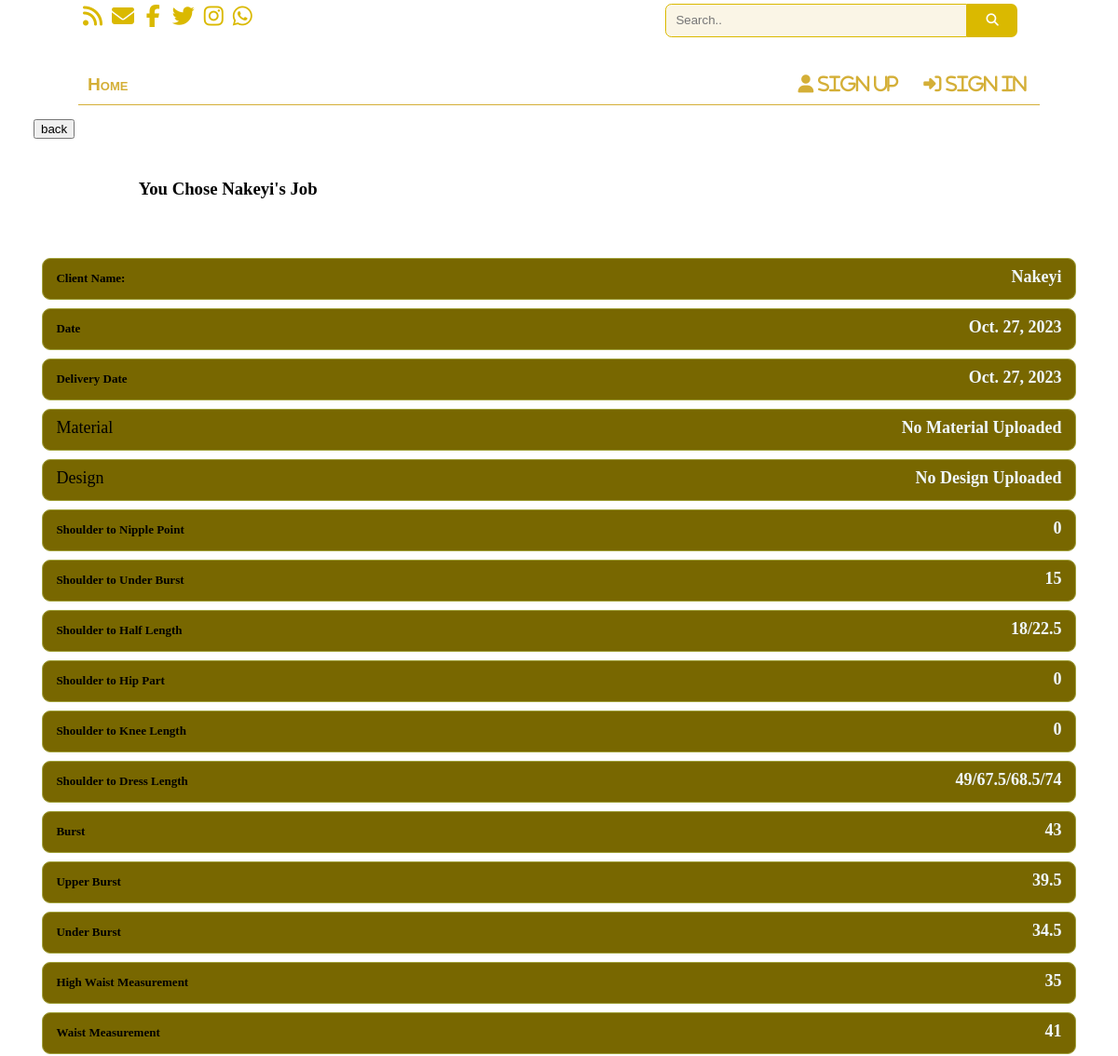
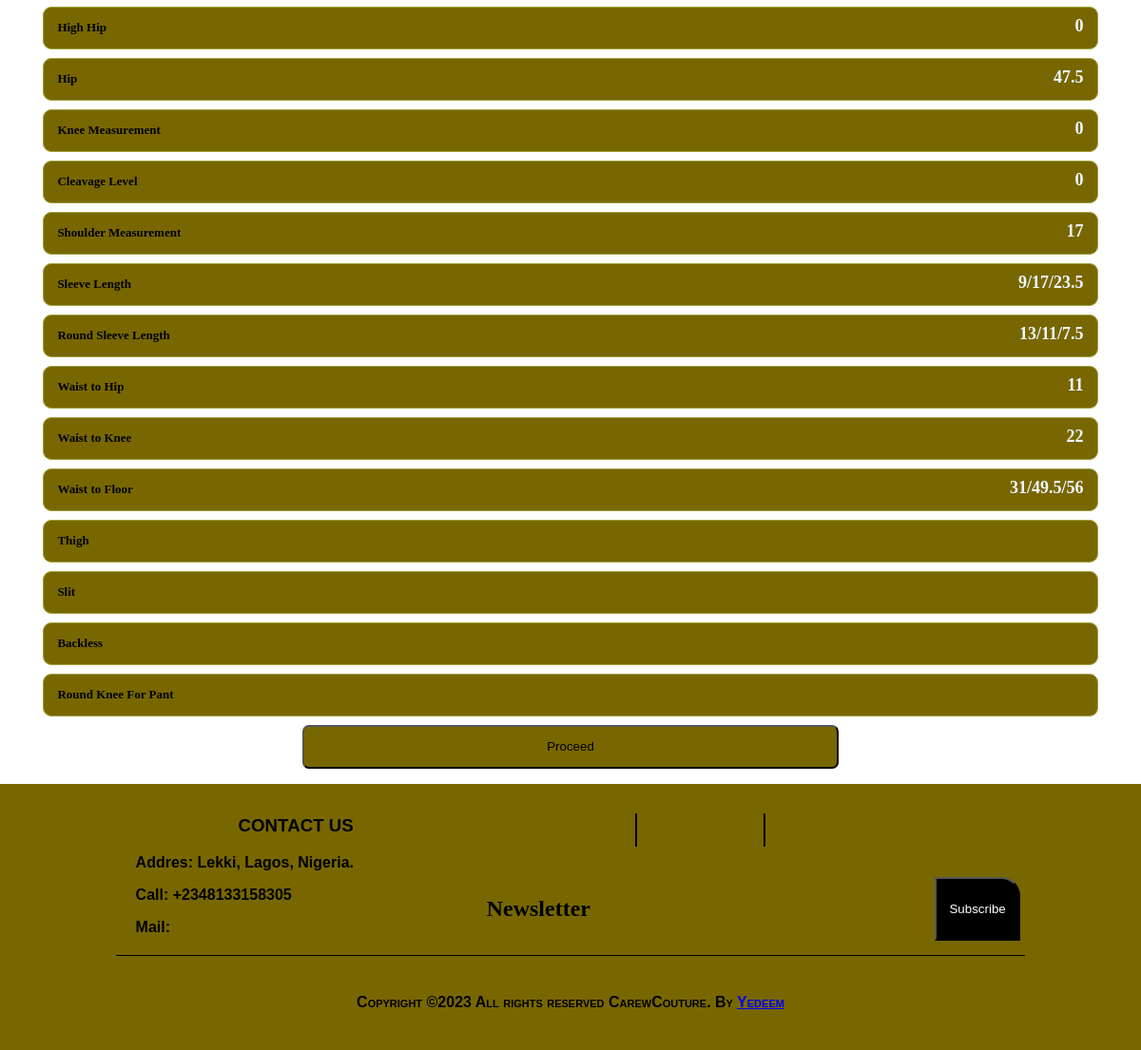
Page /jobs/view/1 on the committed database (2 pictures, top to bottom).
### Jobs/models.py (models this page shows, shortened)
class Jobs(models.Model):
    Client_Name = models.CharField(max_length=100)
    Date = models.DateField(default=date.today())
    Delivery_Date = models.DateField(max_length=150, default=deliveryDay,)
    Material = models.FileField(upload_to="designs/%y", validators=[file_size], blank=True)
    Design = models.FileField(upload_to="designs/%y", validators=[file_size], blank=True)
    Shoulder_to_nipple_point = models.CharField(max_length=100, default='0')
    Shoulder_to_under_burst = models.CharField(max_length=100, default='0')
    Shoulder_to_half_length = models.CharField(max_length=100, default='0')
    Shoulder_to_hip_part = models.CharField(max_length=100, default='0')
    Shoulder_to_knee_length = models.CharField(max_length=100, default='0')
    Shoulder_to_dress_length = models.CharField(max_length=100, default='0')
    Burst = models.CharField(max_length=100, default='0')
    Upper_burst = models.CharField(max_length=100, default='0')
    Under_Burst = models.CharField(max_length=100, default='0')
    High_waist_measurement = models.CharField(max_length=100, default='0')
    Waist_measurement = models.CharField(max_length=100, default='0')
    High_hip = models.CharField(max_length=100, default='0')
    Hip = models.CharField(max_length=100, default='0')
    Knee_measurement = models.CharField(max_length=100, default='0')
    Cleavage_level = models.CharField(max_length=100, default='0')
    Shoulder_measurement = models.CharField(max_length=100, default='0')
    Sleeve_length = models.CharField(max_length=100, default='0')
    Round_sleeve_length = models.CharField(max_length=100, default='0')
    Waist_to_hip = models.CharField(max_length=100, default='0')
    Waist_to_knee = models.CharField(max_length=100, default='0')
    Waist_to_floor = models.CharField(max_length=100, default='0')
    Thigh = models.CharField(max_length=100, default='0')
    Slit = models.CharField(max_length=100, default='0')
    Backless = models.CharField(max_length=100, default='0')
    Round_Knee_For_Pant = models.CharField(max_length=100, default='0')

### Jobs/views.py (the view)
# urls.py: path('view/<id>', JView, name="view"),
def JView(request, id:int):
  job = Jobs.objects.get(id =id)
  return render(request, "Jobs/view.html", {"Job":job})

### template/Jobs/view.html (shortened to what this page needs)
{% extends 'mainbase.html' %}
{% block content %}
<a href="http://127.0.0.1:8000/jobs/"><input type="button" value="back"></a>
<div class="contact-title-container">
    <h3 class="contact-titl">You Chose {{Job.Client_Name}}'s Job</h3>
</div>
<form action="" class="order_form2" id="order_form" method="post"   enctype="multipart/form-data">
    <div class="order_form_div1" id="order_form_div1">
        <div class="Mesurements_div" id="Client_Name_div" >
            <label class="Mesurements_label" for="id_Measurement_pref" id="Measurement_pref_label" >
                Client Name:
            </label>
            <label class="Mesurements_label" for="id_Measurement_pref" id="id_Client_Name" >
                {{Job.Client_Name}}
            </label>
        </div>
        <div class="Mesurements_div" id="Booking_Date_div" >
            <label class="Mesurements_label" for="id_Measurement_pref" id="Measurement_pref_label" >
                Date
            </label>
            <label class="Mesurements_label" for="id_Measurement_pref" id="id_Client_Name" >
                {{Job.Date}}
            </label>
        </div>
        <div class="Mesurements_div" id="Expecting_Date_div" >
            <label class="Mesurements_label" for="id_Measurement_pref" id="Measurement_pref_label" >
                Delivery Date
            </label>
            <label class="Mesurements_label" for="id_Measurement_pref" id="id_Client_Name" >
                {{Job.Delivery_Date}}
            </label>
        </div>
        <div class="Mesurements_div" id="Design_div" >
            <label class="Design_label" for="id_Design" id="Design_label" >
                Material
            </label>
            <label class="Mesurements_label" for="id_Measurement_pref" id="id_Client_Name" >
                {% if Job.Material == '' %}
                    No Material Uploaded
                {% else %}
                    <img src="{{ Job.Material.url }}" alt="Avatar" style="width:50%;height:20%; border-radius: 1em; margin-left: 1em;">
                {%endif%}
            </label>
        </div>
        <div class="Mesurements_div" id="Design_div" >
            <label class="Design_label" for="id_Design" id="Design_label" >
                Design
            </label>
            <label class="Mesurements_label" for="id_Measurement_pref" id="id_Client_Name" >
                {% if Job.Design == '' %}
                    No Design Uploaded
                {% else %}
                    <img src="{{ Job.Design.url }}" alt="Avatar" style="width:50%;height:20%; border-radius: 1em; margin-left: 1em;">
                {%endif%}
            </label>
        </div>
        <div class="Mesurements_div" id="Shoulder_to_nipple_point_div" >
            <label class="Mesurements_label" for="id_Measurement_pref" id="Measurement_pref_label" >
                Shoulder to Nipple Point
            </label>
            <label class="Mesurements_label" for="id_Measurement_pref" id="id_Client_Name" >
                {{Job.Shoulder_to_nipple_point}}
            </label>
        </div>
        <div class="Mesurements_div" id="Shoulder_to_under_burst_div" >
            <label class="Mesurements_label" for="id_Measurement_pref" id="Measurement_pref_label" >
                Shoulder to Under Burst
            </label>
            <label class="Mesurements_label" for="id_Measurement_pref" id="id_Client_Name" >
                {{Job.Shoulder_to_under_burst}}
            </label>
        </div>
        <div class="Mesurements_div" id="Shoulder_to_half_length_div" >
            <label class="Mesurements_label" for="id_Measurement_pref" id="Measurement_pref_label" >
                Shoulder to Half Length
            </label>
            <label class="Mesurements_label" for="id_Measurement_pref" id="id_Client_Name" >
                {{Job.Shoulder_to_half_length}}
            </label>
        </div>
        <div class="Mesurements_div" id="Shoulder_to_hip_part_div" >
            <label class="Mesurements_label" for="id_Measurement_pref" id="Measurement_pref_label" >
                Shoulder to Hip Part
            </label>
            <label class="Mesurements_label" for="id_Measurement_pref" id="id_Client_Name" >
                {{Job.Shoulder_to_hip_part}}
            </label>
        </div>
        <div class="Mesurements_div" id="Shoulder_to_knee_length_div" >
            <label class="Mesurements_label" for="id_Measurement_pref" id="Measurement_pref_label" >
                Shoulder to Knee Length
            </label>
            <label class="Mesurements_label" for="id_Measurement_pref" id="id_Client_Name" >
                {{Job.Shoulder_to_knee_length}}
            </label>
        </div>
        <div class="Mesurements_div" id="Shoulder_to_dress_length_div" >
            <label class="Mesurements_label" for="id_Measurement_pref" id="Measurement_pref_label" >
                Shoulder to Dress Length
            </label>
            <label class="Mesurements_label" for="id_Measurement_pref" id="id_Client_Name" >
                {{Job.Shoulder_to_dress_length}}
            </label>
        </div>
        <div class="Mesurements_div" id="Burst_div" >
            <label class="Mesurements_label" for="id_Measurement_pref" id="Measurement_pref_label" >
                Burst
            </label>
            <label class="Mesurements_label" for="id_Measurement_pref" id="id_Client_Name" >
                {{Job.Burst}}
            </label>
        </div>
        <div class="Mesurements_div" id="Upper_burst_div" >
            <label class="Mesurements_label" for="id_Measurement_pref" id="Measurement_pref_label" >
                Upper Burst
            </label>
            <label class="Mesurements_label" for="id_Measurement_pref" id="id_Client_Name" >
                {{Job.Upper_burst}}
            </label>
        </div>
        <div class="Mesurements_div" id="Under_Burst_div" >
            <label class="Mesurements_label" for="id_Measurement_pref" id="Measurement_pref_label" >
                Under Burst
            </label>
            <label class="Mesurements_label" for="id_Measurement_pref" id="id_Client_Name" >
                {{Job.Under_Burst}}
            </label>
        </div>
        <div class="Mesurements_div" id="High_waist_measurement_div" >
            <label class="Mesurements_label" for="id_Measurement_pref" id="Measurement_pref_label" >
                High Waist Measurement
            </label>
            <label class="Mesurements_label" for="id_Measurement_pref" id="id_Client_Name" >
                {{Job.High_waist_measurement}}
            </label>
        </div>
        <div class="Mesurements_div" id="Waist_measurement_div" >
            <label class="Mesurements_label" for="id_Measurement_pref" id="Measurement_pref_label" >
                Waist Measurement
            </label>
            <label class="Mesurements_label" for="id_Measurement_pref" id="id_Client_Name" >
                {{Job.Waist_measurement}}
            </label>
        </div>
        <div class="Mesurements_div" id="High_hip_div" >
            <label class="Mesurements_label" for="id_Measurement_pref" id="Measurement_pref_label" >
                High Hip
            </label>
            <label class="Mesurements_label" for="id_Measurement_pref" id="id_Client_Name" >
                {{Job.High_hip}}
            </label>
        </div>
        <div class="Mesurements_div" id="Hip_div" >
            <label class="Mesurements_label" for="id_Measurement_pref" id="Measurement_pref_label" >
                Hip
            </label>
            <label class="Mesurements_label" for="id_Measurement_pref" id="id_Client_Name" >
                {{Job.Hip}}
            </label>
        </div>
        <div class="Mesurements_div" id="Knee_measurement_div" >
            <label class="Mesurements_label" for="id_Measurement_pref" id="Measurement_pref_label" >
                Knee Measurement
            </label>
            <label class="Mesurements_label" for="id_Measurement_pref" id="id_Client_Name" >
                {{Job.Knee_measurement}}
            </label>
        </div>
        <div class="Mesurements_div" id="Cleavage_level_div" >
            <label class="Mesurements_label" for="id_Measurement_pref" id="Measurement_pref_label" >
                Cleavage Level
            </label>
            <label class="Mesurements_label" for="id_Measurement_pref" id="id_Client_Name" >
                {{Job.Cleavage_level}}
            </label>
        </div>
        <div class="Mesurements_div" id="Shoulder_measurement_div" >
            <label class="Mesurements_label" for="id_Measurement_pref" id="Measurement_pref_label" >
                Shoulder Measurement
            </label>
            <label class="Mesurements_label" for="id_Measurement_pref" id="id_Client_Name" >
                {{Job.Shoulder_measurement}}
            </label>
        </div>
        <div class="Mesurements_div" id="Sleeve_length_div" >
            <label class="Mesurements_label" for="id_Measurement_pref" id="Measurement_pref_label" >
                Sleeve Length
            </label>
            <label class="Mesurements_label" for="id_Measurement_pref" id="id_Client_Name" >
                {{Job.Sleeve_length}}
            </label>
        </div>
        <div class="Mesurements_div" id="Round_sleeve_length_div" >
            <label class="Mesurements_label" for="id_Measurement_pref" id="Measurement_pref_label" >
                Round Sleeve Length
            </label>
            <label class="Mesurements_label" for="id_Measurement_pref" id="id_Client_Name" >
                {{Job.Round_sleeve_length}}
            </label>
        </div>
        <div class="Mesurements_div" id="Waist_to_hip_div" >
            <label class="Mesurements_label" for="id_Measurement_pref" id="Measurement_pref_label" >
                Waist to Hip
            </label>
            <label class="Mesurements_label" for="id_Measurement_pref" id="id_Client_Name" >
                {{Job.Waist_to_hip}}
            </label>
        </div>
        <div class="Mesurements_div" id="Waist_to_knee_div" >
            <label class="Mesurements_label" for="id_Measurement_pref" id="Measurement_pref_label" >
                Waist to Knee
            </label>
            <label class="Mesurements_label" for="id_Measurement_pref" id="id_Client_Name" >
                {{Job.Waist_to_knee}}
            </label>
        </div>
        <div class="Mesurements_div" id="Waist_to_floor_div" >
            <label class="Mesurements_label" for="id_Measurement_pref" id="Measurement_pref_label" >
                Waist to Floor
            </label>
            <label class="Mesurements_label" for="id_Measurement_pref" id="id_Client_Name" >
                {{Job.Waist_to_floor}}
            </label>
        </div>
        <div class="Mesurements_div" id="Thigh" >
            <label class="Mesurements_label" for="id_Measurement_pref" id="Measurement_pref_label" >
                Thigh
            </label>
        </div>
        <div class="Mesurements_div" id="Slit" >
            <label class="Mesurements_label" for="id_Measurement_pref" id="Measurement_pref_label" >
                Slit
            </label>
        </div>
        <div class="Mesurements_div" id="Backless" >
            <label class="Mesurements_label" for="id_Measurement_pref" id="Measurement_pref_label" >
                Backless
            </label>
        </div>
        <div class="Mesurements_div" id="Round_Knee_For_Pant" >
            <label class="Mesurements_label" for="id_Measurement_pref" id="Measurement_pref_label" >
                Round Knee For Pant
            </label>
        </div>
    </div>
    <button class="order_proceed" id="order_proceed">Proceed</button>
</form>
{% endblock %}

### template/mainbase.html (style rules this page uses)
.contact-title-container { width: 80%; margin: 1em auto; height: 80px; padding: 0.5em; }
.order_form_div1 { grid-column: 1 / span 18; grid-row: 1 / span 18; }
.order_proceed { padding: 1em 0; width: 50%; margin: 0 25%; border-radius: 0.5em; background: rgb(120, 103, 0); }
.Mesurements_div, .Document_Description { height: 25px; width: auto; border: 1px solid #a1a13b; border-radius: 0.5em; font-size: large; padding: 0.5em 0.8em; background: rgb(120, 103, 0); margin: 0.5em 0.5em; }
.Mesurements_label { height: 100%; width: auto; font-size: small; font-weight: bolder; }
#id_Upload_Mesurement, #id_Client_Name, #id_Design, #id_Client_Email, #id_Client_C_Number, #id_Material_pref, #id_Color_pref, #id_Measurement_pref, #id_Design_pref, #id_Booking_Date, #id_Upload_Design, #id_Upload_Mesurement, #id_Shoulder_to_nipple_point, #id_Shoulder_to_under_burst, #id_Shoulder_to_half_length, #id_Shoulder_to_hip_part, #id_Shoulder_to_knee_length, #id_Shoulder_to_dress_length, #id_Burst, #id_Upper_burst, #id_Under_Burst, #id_High_waist_measurement, #id_Waist_measurement, #id_High_hip, #id_Hip, #id_Knee_measurement, #id_Cleavage_level, #id_Shoulder_measurement, #id_Sleeve_length, #id_Round_sleeve_length, #id_Waist_to_hip, #id_Waist_to_knee, #id_Waist_to_floor, #id_Admin_Name, #id_Site_Upload, #id_Expecting_Date, #id_Purpose, #id_Date, #id_Delivery_Date, #id_Material { height: 100%; width: auto; border: 1px solid #a1a13b; border-radius: 0.5em; background: #fff; font-size: large; float: right; }
@media screen and (max-width:1350px) { .order_form_div1 { grid-column: 1 / span 18; grid-row: 1 / span 9; } }
@media screen and (max-width:1350px) { .order_proceed { grid-column: 7 / span 6; grid-row: 19 / span 1; border-radius: 0.5em; background: rgb(120, 103, 0); } }

### template/Jobs/view.html (style rules this page uses)
#id_Client_Name { background: none; border: none; color: aliceblue; }

### rows in the picture
Jobs: Client_Name "Nakeyi", Date "Oct. 27, 2023", Delivery_Date "Oct. 27, 2023", Shoulder_to_nipple_point "0", Shoulder_to_under_burst "15", Shoulder_to_half_length "18/22.5", Shoulder_to_hip_part "0", Shoulder_to_knee_length "0", Shoulder_to_dress_length "49/67.5/68.5/74", Burst "43", Upper_burst "39.5", Under_Burst "34.5", High_waist_measurement "35", Waist_measurement "41", High_hip "0", Hip "47.5", Knee_measurement "0", Cleavage_level "0", Shoulder_measurement "17", Sleeve_length "9/17/23.5", Round_sleeve_length "13/11/7.5", Waist_to_hip "11", Waist_to_knee "22", Waist_to_floor "31/49.5/56"
